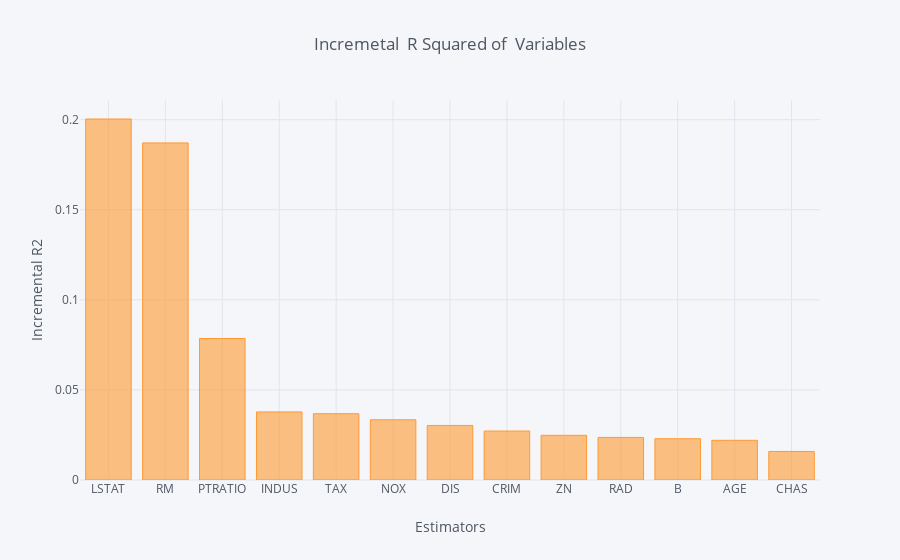
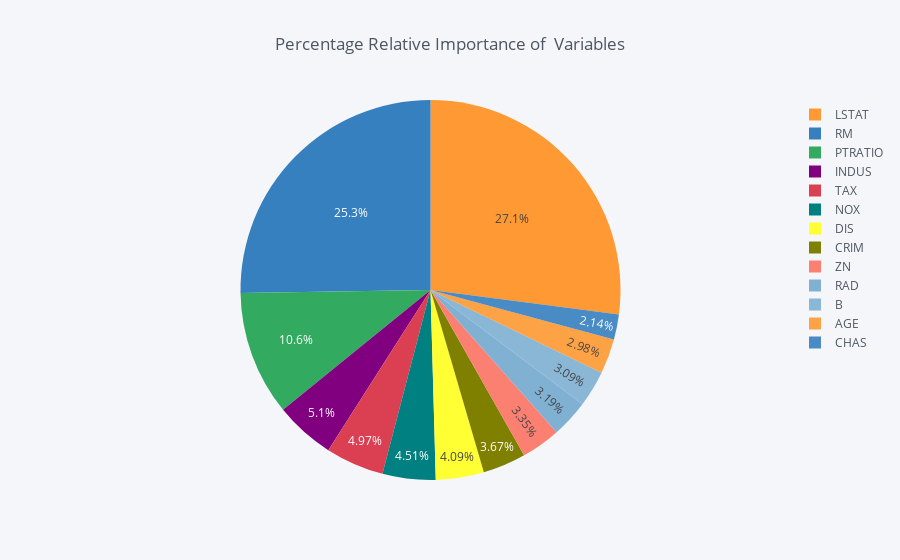

Source (notebook cell) for these figures, in order:
### Code cell
dominance_regression.plot_incremental_rsquare()

### Figure 1 — Plotly figure (JSON) as saved in the notebook; plotly's stock layout.template omitted (floating-point values rounded to 4 significant figures)
{"data": [{"marker": {"color": "rgba(255, 153, 51, 0.6)", "line": {"color": "rgba(255, 153, 51, 1.0)", "width": 1}}, "name": "incremental_r2", "orientation": "v", "text": "", "type": "bar", "uid": "2f33415e-46e8-4c2c-b142-3193e7c3c095", "x": ["LSTAT", "RM", "PTRATIO", "INDUS", "TAX", "NOX", "DIS", "CRIM", "ZN", "RAD", "B", "AGE", "CHAS"], "y": [0.2004, 0.1871, 0.07853, 0.03778, 0.03679, 0.03341, 0.03028, 0.02718, 0.02481, 0.02363, 0.02291, 0.02204, 0.01584]}], "layout": {"legend": {"bgcolor": "#F5F6F9", "font": {"color": "#4D5663"}}, "paper_bgcolor": "#F5F6F9", "plot_bgcolor": "#F5F6F9", "title": {"font": {"color": "#4D5663"}, "text": "Incremetal  R Squared of  Variables "}, "xaxis": {"gridcolor": "#E1E5ED", "showgrid": true, "tickfont": {"color": "#4D5663"}, "title": {"font": {"color": "#4D5663"}, "text": "Estimators"}, "zerolinecolor": "#E1E5ED"}, "yaxis": {"gridcolor": "#E1E5ED", "showgrid": true, "tickfont": {"color": "#4D5663"}, "title": {"font": {"color": "#4D5663"}, "text": "Incremental R2"}, "zerolinecolor": "#E1E5ED"}}}

### Figure 2 — Plotly figure (JSON) as saved in the notebook; plotly's stock layout.template omitted (floating-point values rounded to 4 significant figures)
{"data": [{"labels": ["LSTAT", "RM", "PTRATIO", "INDUS", "TAX", "NOX", "DIS", "CRIM", "ZN", "RAD", "B", "AGE", "CHAS"], "marker": {"colors": ["rgba(255, 153, 51, 1.0)", "rgba(55, 128, 191, 1.0)", "rgba(50, 171, 96, 1.0)", "rgba(128, 0, 128, 1.0)", "rgba(219, 64, 82, 1.0)", "rgba(0, 128, 128, 1.0)", "rgba(255, 255, 51, 1.0)", "rgba(128, 128, 0, 1.0)", "rgba(251, 128, 114, 1.0)", "rgba(128, 177, 211, 1.0)", "rgba(128, 177, 211, 0.8999999999999999)", "rgba(255, 153, 51, 0.8999999999999999)", "rgba(55, 128, 191, 0.8999999999999999)"]}, "name": "", "type": "pie", "uid": "9324d045-4042-4719-bd21-f7373f24d36d", "values": [27.05, 25.26, 10.6, 5.101, 4.967, 4.512, 4.088, 3.669, 3.35, 3.19, 3.094, 2.975, 2.139]}], "layout": {"legend": {"bgcolor": "#F5F6F9", "font": {"color": "#4D5663"}}, "paper_bgcolor": "#F5F6F9", "plot_bgcolor": "#F5F6F9", "title": {"font": {"color": "#4D5663"}, "text": "Percentage Relative Importance of  Variables "}}}
